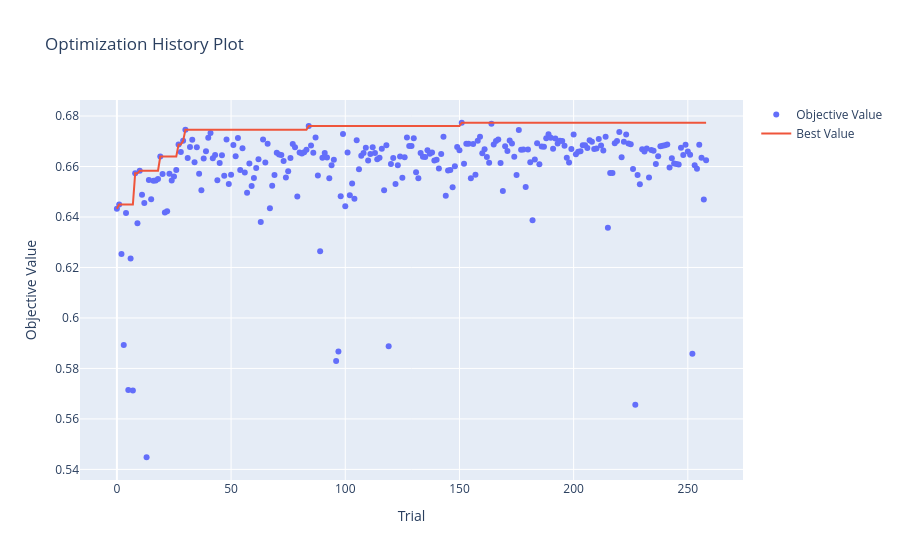
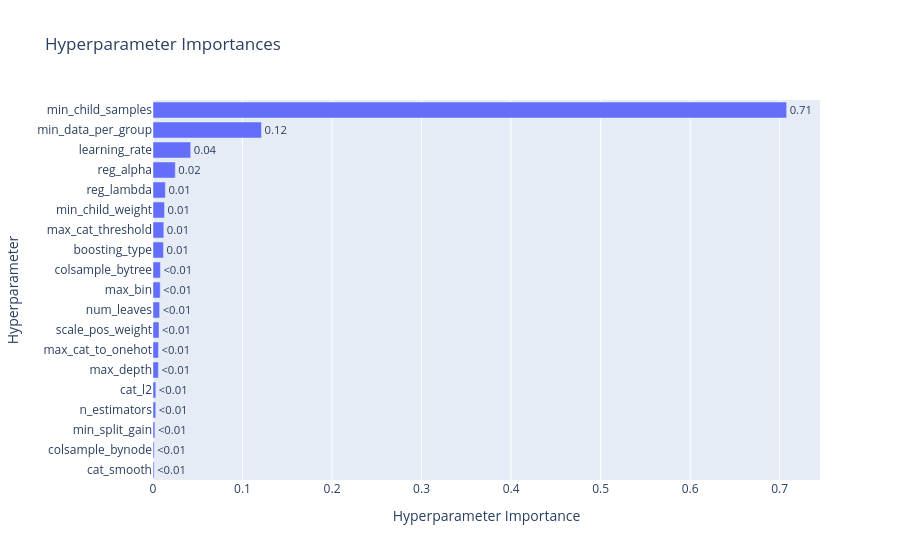
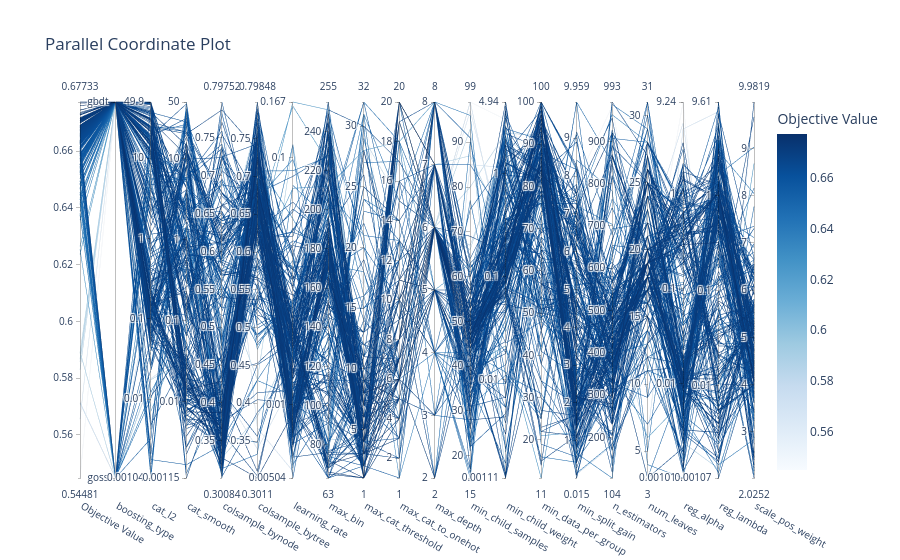

Notebook code for these charts, in order:
### Markdown cell above
### 1k

### Code cell
# Parameter tuning settings
timeout_seconds = 60 * 60 * 0.5
no_improvement_trials = 100

# Split the 1k dataset to evaluate on holdout after tuning
# Had problem with overfitting and extreme bad results on last 200 rows so switched the order
X_tuning = train_1k_X.tail(800)
y_tuning = train_1k_y_cat.tail(800)
X_val_holdout = train_1k_X.head(200)
y_val_holdout = train_1k_y_cat.head(200)


# Define the objective function for Optuna to optimize
def objective_lgbm(trial):
    # Possible parameters to tune with ranges
    params = {
        "boosting_type": trial.suggest_categorical(
            "boosting_type", ["gbdt", "goss"]
        ),  # Type of boosting algorithm - not using "dart" to save time and "dart" did not deliver significantly better results
        "num_leaves": trial.suggest_int(
            "num_leaves", 3, 31
        ),  # Max leaves per tree. Low to prevent memorizing small data
        "max_depth": trial.suggest_int(
            "max_depth", 2, 8
        ),  # Max tree depth. Low to reduce overfitting
        "learning_rate": trial.suggest_float(
            "learning_rate", 0.005, 0.2, log=True
        ),  # Step size
        "objective": "binary",  # Binary classification objective
        "metric": "auc",  # Evaluation metric
        "scale_pos_weight": trial.suggest_float(
            "scale_pos_weight", 2.0, 10.0
        ),  # Class balancing weight for imbalanced target
        "min_split_gain": trial.suggest_float(
            "min_split_gain", 0, 10.0
        ),  # Min loss reduction required to make a split
        "min_child_weight": trial.suggest_float(
            "min_child_weight", 1e-3, 5.0, log=True
        ),  # Min sum of instance weight needed in a child node
        "min_child_samples": trial.suggest_int(
            "min_child_samples", 15, 100
        ),  # Min data in one leaf
        "colsample_bytree": trial.suggest_float(
            "colsample_bytree", 0.3, 0.8
        ),  # % of features used per tree
        "reg_alpha": trial.suggest_float(
            "reg_alpha", 1e-3, 10.0, log=True
        ),  # L1 regularization
        "reg_lambda": trial.suggest_float(
            "reg_lambda", 1e-3, 10.0, log=True
        ),  # L2 regularization
        "random_state": 42,  # Fixed seed for reproducibility
        "n_jobs": 1,  # Use single thread to avoid issues with parallelism in Optuna
        "verbose": -1,  # Suppress LightGBM output
        "colsample_bynode": trial.suggest_float(
            "colsample_bynode", 0.3, 0.8
        ),  # % of features used per node
        "min_data_per_group": trial.suggest_int(
            "min_data_per_group", 10, 100
        ),  # Min data per categorical group
        "max_cat_threshold": trial.suggest_int(
            "max_cat_threshold", 1, 32
        ),  # Max splits for categories
        "cat_l2": trial.suggest_float(
            "cat_l2", 1e-3, 50.0, log=True
        ),  # L2 regularization for categorical splits
        "cat_smooth": trial.suggest_float(
            "cat_smooth", 1e-3, 50.0, log=True
        ),  # Smoothing for categorical splits
        "max_cat_to_onehot": trial.suggest_int(
            "max_cat_to_onehot", 1, 20
        ),  # Threshold for one-hot encoding
        "max_bin": trial.suggest_int("max_bin", 63, 255),  # Max bins for features
        "n_estimators": trial.suggest_int(
            "n_estimators", 100, 1000
        ),  # Number of boosting rounds
    }

    if params["boosting_type"] == "goss":  # Gradient-based One-Side Sampling (GOSS)
        params["subsample"] = 1.0  # LightGBM requirement for GOSS
        params["top_rate"] = trial.suggest_float(
            "top_rate", 0.05, 0.5
        )  # Fraction of large gradients to retain
        params["other_rate"] = trial.suggest_float(
            "other_rate", 0.05, 1.0 - params["top_rate"]
        )  # Fraction of small gradients to retain
    else:  # GBDT (Gradient Boosting Decision Trees)
        params["subsample"] = trial.suggest_float(
            "subsample", 0.5, 1.0
        )  # Row subsampling
        params["subsample_freq"] = trial.suggest_int(
            "subsample_freq", 1, 5
        )  # Frequency of subsampling

    # TimeSeriesSplit to respect temporal order of data 3 splits for 3-fold CV
    tscv = TimeSeriesSplit(n_splits=3)
    cv_scores = []

    # 3-fold CV cycle
    for train_idx, val_idx in tscv.split(X_tuning):
        X_tr, X_val = X_tuning.iloc[train_idx], X_tuning.iloc[val_idx]
        y_tr, y_val = y_tuning.iloc[train_idx], y_tuning.iloc[val_idx]

        model = LGBMClassifier(**params)

        # Suppress warnings during fitting
        with warnings.catch_warnings():
            warnings.simplefilter("ignore")
            model.fit(X_tr, y_tr)

        # Calculate AUC
        preds = model.predict_proba(X_val)[:, 1]
        cv_scores.append(roc_auc_score(y_val, preds))

    # Return mean AUC across CV folds as the objective value to maximize
    return np.mean(cv_scores)


# Custom callback to stop optimization if no improvement in best AUC for a certain number of trials
def stop_optuna(study, trial):
    if study.best_trial.number + no_improvement_trials <= trial.number:
        print(
            f"\n[Early Stop] No improvement in {no_improvement_trials} trials. Stopping optimization."
        )
        study.stop()

# Create Optuna study and optimize
study_lgbm = optuna.create_study(direction="maximize", sampler=TPESampler(seed=42))
study_lgbm.optimize(
    objective_lgbm, timeout=timeout_seconds, n_jobs=-1, callbacks=[stop_optuna]
)

# Print best results and optimal parameters
print("\n" + "=" * 40)
print(f"BEST AUC: {study_lgbm.best_value:.4f}")
print("BEST PARAMETERS:")

print("best_params = {")
for k, v in study_lgbm.best_params.items():
    if isinstance(v, str):
        print(f'    "{k}": "{v}",')
    else:
        print(f'    "{k}": {v},')
print("}")

# Calculate and print parameter importance
print("\n--- PARAMETER IMPORTANCE ---")
importances = optuna.importance.get_param_importances(study_lgbm)
for param, importance in importances.items():
    print(f"  {param:20}: {importance:.4f}")
print("=" * 40)

# Generate and show visualizations of optimization history,
# parameter importance and parallel coordinate plot
fig1 = plot_optimization_history(study_lgbm)
fig1.show()

fig2 = plot_param_importances(study_lgbm)
fig2.show()

fig3 = plot_parallel_coordinate(
    study_lgbm,
    params=[
        "boosting_type",
        "num_leaves",
        "max_depth",
        "learning_rate",
        "scale_pos_weight",
        "min_split_gain",
        "min_child_weight",
        "min_child_samples",
        "colsample_bytree",
        "reg_alpha",
        "reg_lambda",
        "colsample_bynode",
        "min_data_per_group",
        "max_cat_threshold",
        "cat_l2",
        "cat_smooth",
        "max_cat_to_onehot",
        "max_bin",
        "n_estimators",
    ],
)
fig3.show()

# Save visualizations as HTML files
fig1.write_html(LGBM_TUNING_DIR_CAT / "optuna_lgbm_1k_history.html")
fig2.write_html(LGBM_TUNING_DIR_CAT / "optuna_lgbm_1k_importance.html")
fig3.write_html(LGBM_TUNING_DIR_CAT / "optuna_lgbm_1k_parallel.html")

### Figure 1 — Plotly figure (JSON) as saved in the notebook; plotly's stock layout.template omitted (floating-point values rounded to 4 significant figures; data arrays with more than 128 entries replaced by an {"elided": "..."} marker saying what was removed)
{"data": [{"mode": "markers", "name": "Objective Value", "type": "scatter", "x": {"elided": "259 int values"}, "y": {"elided": "259 float values"}}, {"mode": "lines", "name": "Best Value", "type": "scatter", "x": {"elided": "259 int values"}, "y": {"elided": "259 float values"}}, {"marker": {"color": "#cccccc"}, "mode": "markers", "name": "Infeasible Trial", "showlegend": false, "type": "scatter", "x": [], "y": []}], "layout": {"title": {"text": "Optimization History Plot"}, "xaxis": {"title": {"text": "Trial"}}, "yaxis": {"title": {"text": "Objective Value"}}}}

### Figure 2 — Plotly figure (JSON) as saved in the notebook; plotly's stock layout.template omitted (floating-point values rounded to 4 significant figures)
{"data": [{"cliponaxis": false, "hovertemplate": ["cat_smooth (FloatDistribution): 0.0012516393916123078<extra></extra>", "colsample_bynode (FloatDistribution): 0.0012951554664248153<extra></extra>", "min_split_gain (FloatDistribution): 0.0020888256983623873<extra></extra>", "n_estimators (IntDistribution): 0.0030653954867823838<extra></extra>", "cat_l2 (FloatDistribution): 0.003174906093889482<extra></extra>", "max_depth (IntDistribution): 0.00603887566815664<extra></extra>", "max_cat_to_onehot (IntDistribution): 0.00608851547682172<extra></extra>", "scale_pos_weight (FloatDistribution): 0.006729470767829955<extra></extra>", "num_leaves (IntDistribution): 0.007439907368319502<extra></extra>", "max_bin (IntDistribution): 0.008062597669600647<extra></extra>", "colsample_bytree (FloatDistribution): 0.008281899078034971<extra></extra>", "boosting_type (CategoricalDistribution): 0.011709658638873988<extra></extra>", "max_cat_threshold (IntDistribution): 0.012080908956892813<extra></extra>", "min_child_weight (FloatDistribution): 0.012887404899733302<extra></extra>", "reg_lambda (FloatDistribution): 0.013825216116738868<extra></extra>", "reg_alpha (FloatDistribution): 0.024885142817025065<extra></extra>", "learning_rate (FloatDistribution): 0.04210912761003028<extra></extra>", "min_data_per_group (IntDistribution): 0.12119230281502313<extra></extra>", "min_child_samples (IntDistribution): 0.7077930499798478<extra></extra>"], "name": "Objective Value", "orientation": "h", "text": ["<0.01", "<0.01", "<0.01", "<0.01", "<0.01", "<0.01", "<0.01", "<0.01", "<0.01", "<0.01", "<0.01", "0.01", "0.01", "0.01", "0.01", "0.02", "0.04", "0.12", "0.71"], "textposition": "outside", "type": "bar", "x": [0.001252, 0.001295, 0.002089, 0.003065, 0.003175, 0.006039, 0.006089, 0.006729, 0.00744, 0.008063, 0.008282, 0.01171, 0.01208, 0.01289, 0.01383, 0.02489, 0.04211, 0.1212, 0.7078], "y": ["cat_smooth", "colsample_bynode", "min_split_gain", "n_estimators", "cat_l2", "max_depth", "max_cat_to_onehot", "scale_pos_weight", "num_leaves", "max_bin", "colsample_bytree", "boosting_type", "max_cat_threshold", "min_child_weight", "reg_lambda", "reg_alpha", "learning_rate", "min_data_per_group", "min_child_samples"]}], "layout": {"title": {"text": "Hyperparameter Importances"}, "xaxis": {"title": {"text": "Hyperparameter Importance"}}, "yaxis": {"title": {"text": "Hyperparameter"}}}}

### Figure 3 — Plotly figure (JSON) as saved in the notebook; plotly's stock layout.template omitted (floating-point values rounded to 4 significant figures; data arrays with more than 128 entries replaced by an {"elided": "..."} marker saying what was removed)
{"data": [{"dimensions": [{"label": "Objective Value", "range": [0.5448, 0.6773], "values": {"elided": "259 float values"}}, {"label": "boosting_type", "range": [0, 1], "ticktext": ["goss", "gbdt"], "tickvals": [0, 1], "values": {"elided": "259 int values"}}, {"label": "cat_l2", "range": [-2.981, 1.698], "ticktext": ["0.00104", "0.01", "0.1", "1", "10", "49.9"], "tickvals": [-2.981, -2, -1, 0, 1, 1.698], "values": {"elided": "259 float values"}}, {"label": "cat_smooth", "range": [-2.94, 1.699], "ticktext": ["0.00115", "0.01", "0.1", "1", "10", "50"], "tickvals": [-2.94, -2, -1, 0, 1, 1.699], "values": {"elided": "259 float values"}}, {"label": "colsample_bynode", "range": [0.3008, 0.7975], "values": {"elided": "259 float values"}}, {"label": "colsample_bytree", "range": [0.3011, 0.7985], "values": {"elided": "259 float values"}}, {"label": "learning_rate", "range": [-2.297, -0.776], "ticktext": ["0.00504", "0.01", "0.1", "0.167"], "tickvals": [-2.297, -2, -1, -0.776], "values": {"elided": "259 float values"}}, {"label": "max_bin", "range": [63, 255], "values": {"elided": "259 int values"}}, {"label": "max_cat_threshold", "range": [1, 32], "values": {"elided": "259 int values"}}, {"label": "max_cat_to_onehot", "range": [1, 20], "values": {"elided": "259 int values"}}, {"label": "max_depth", "range": [2, 8], "values": {"elided": "259 int values"}}, {"label": "min_child_samples", "range": [15, 99], "values": {"elided": "259 int values"}}, {"label": "min_child_weight", "range": [-2.954, 0.694], "ticktext": ["0.00111", "0.01", "0.1", "1", "4.94"], "tickvals": [-2.954, -2, -1, 0, 0.694], "values": {"elided": "259 float values"}}, {"label": "min_data_per_group", "range": [11, 100], "values": {"elided": "259 int values"}}, {"label": "min_split_gain", "range": [0.01459, 9.959], "values": {"elided": "259 float values"}}, {"label": "n_estimators", "range": [104, 993], "values": {"elided": "259 int values"}}, {"label": "num_leaves", "range": [3, 31], "values": {"elided": "259 int values"}}, {"label": "reg_alpha", "range": [-2.994, 0.9656], "ticktext": ["0.00101", "0.01", "0.1", "1", "9.24"], "tickvals": [-2.994, -2, -1, 0, 0.9656], "values": {"elided": "259 float values"}}, {"label": "reg_lambda", "range": [-2.971, 0.9826], "ticktext": ["0.00107", "0.01", "0.1", "1", "9.61"], "tickvals": [-2.971, -2, -1, 0, 0.9826], "values": {"elided": "259 float values"}}, {"label": "scale_pos_weight", "range": [2.025, 9.982], "values": {"elided": "259 float values"}}], "labelangle": 30, "labelside": "bottom", "line": {"color": {"elided": "259 float values"}, "colorbar": {"title": {"text": "Objective Value"}}, "colorscale": [[0, "rgb(247,251,255)"], [0.125, "rgb(222,235,247)"], [0.25, "rgb(198,219,239)"], [0.375, "rgb(158,202,225)"], [0.5, "rgb(107,174,214)"], [0.625, "rgb(66,146,198)"], [0.75, "rgb(33,113,181)"], [0.875, "rgb(8,81,156)"], [1, "rgb(8,48,107)"]], "reversescale": false, "showscale": true}, "type": "parcoords"}], "layout": {"title": {"text": "Parallel Coordinate Plot"}}}
